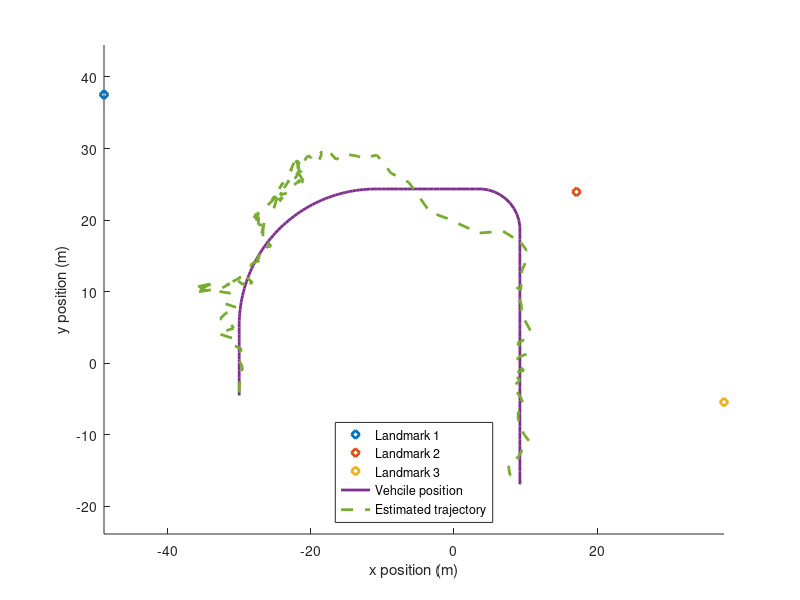
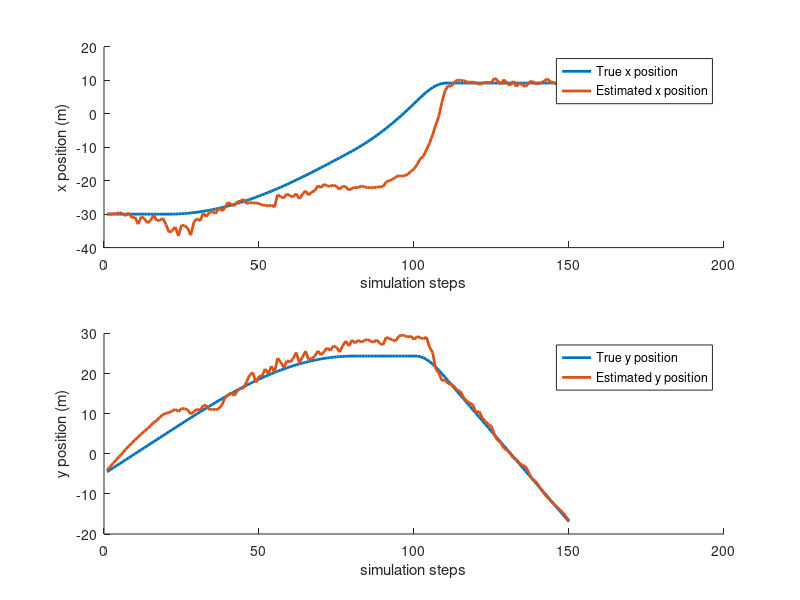
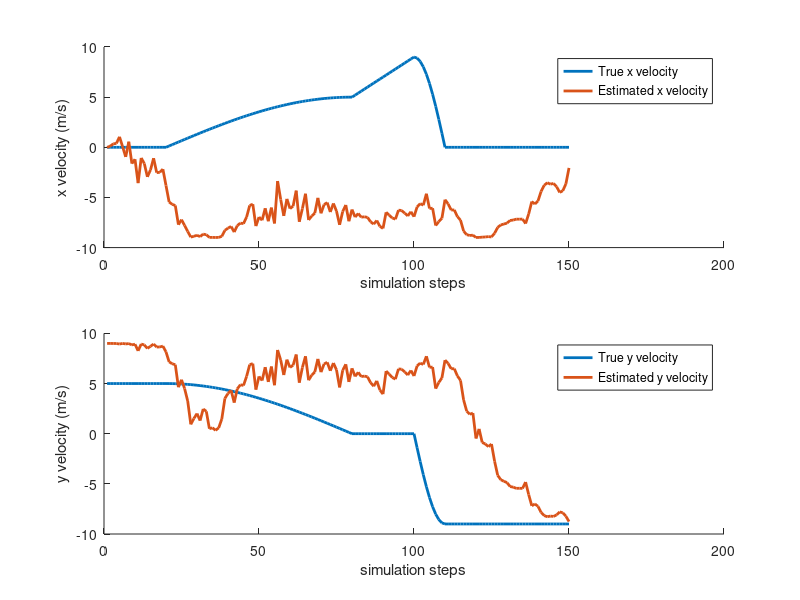

Write the MATLAB code that produced these figures, in order.
% 23TTP409 coursework 2: EKF localisation 
% Gabriel Wendel

clear all
close all
clc

%--------------------------------------------------------------------------
% simulation settings 

timeStep = 150; % total simulation steps
Ts=0.1; % sampling interval 


sig_bearing = 0.045; % standard deviation of bearing noise (rad) orignially 0.045
sig_odometry = 0.7; % standard deviation of odometry noise (m/s) originally 0.7
%--------------------------------------------------------------------------

% Landmark locations 

nLandmark = 3; % three landmarks are considered 

% define the default landmark map based on random points 
% inital map area: -50m to 50m on both x and y directions
landmarkMap = 100*rand(2,nLandmark)-50;

% re-define three landmarks in designated positions
landmarkMap(:,1) = [20*rand-60; 20*rand+20];
landmarkMap(:,2) = [20*rand+10; 20*rand+15];
landmarkMap(:,3) = [20*rand+20; 20*rand-25];

% plot the landmarks
figure(1)
hold on
axis equal 
xlabel('x position (m)')
ylabel('y position (m)')

for kk = 1:nLandmark 
    plot(landmarkMap(1,kk),landmarkMap(2,kk),'d','LineWidth',2);
    str = sprintf('The position of landmark No.%d is (%0.5g, %0.5g)', kk, landmarkMap(1,kk), landmarkMap(2,kk));
    disp(str);
end
%--------------------------------------------------------------------------

% Generate vehicle trajecotry 

% define the array that contains the vehicle trajectory

% generate vehicle trajecotry using the unicycle vehicle model 
xpos = -30; % x position 
ypos = -5; % y position
xvel = 0;
yvel = 5;
vel = 5; % vehicle speed
psi = atan2(yvel,xvel); % vehicle heading

xTrue = [];
for kk = 1:timeStep    
    % define heading angle at different time steps
    if kk<=20
        omg = 0; 
    elseif kk<=80
        omg = -pi/12;       
    elseif kk<=100
        omg = 0;
        vel = vel + 0.2;
    elseif kk<=110
        omg = -pi/2;
    else 
        omg = 0;
    end
    
    xpos = xpos + vel*cos(psi)*Ts;
    ypos = ypos + vel*sin(psi)*Ts;
    psi = psi + omg*Ts;
    
    newState = [xpos ypos vel*cos(psi) vel*sin(psi) vel omg]';
    
    xTrue = [xTrue newState]; % vehicle state trajectory
end

plot(xTrue(1,:),xTrue(2,:),'LineWidth',2);
legend('Landmark 1','Landmark 2','Landmark 3','Vehcile position', 'Location','south');
%--------------------------------------------------------------------------

% Generate sensor readings 

% define the 2-D array that stores the bearing readings w.r.t all landmarks
% and the velocity readings by the odometry
% at each time step zObv = [bearing1; bearing2; bearing3];
 
zObv = zeros(nLandmark,size(xTrue,2)); % bearing 

% generate sensor readings for each landmark
for kk = 1:nLandmark
    xLandmark = landmarkMap(1,kk); % landmark x position
    yLandmark = landmarkMap(2,kk); % landmark y position
    xDist = xLandmark-xTrue(1,:);
    yDist = yLandmark-xTrue(2,:);
    zObv(kk,:) = atan2(yDist,xDist) + sig_bearing*randn(1,timeStep);
end

%==========================================================================
% Evaluation
%==========================================================================

% Note: to make sure the evaluation process can be carried out smoothly, 
% please put landmark_localization_EKF_eval.p in your current folder 

% uncomment the following three lines of code to evaluate of your code using another dataset

% clear xTrue landmarkMap zObv
% close all
% 
% 
% [xTrue, landmarkMap, zObv] = landmark_localization_EKF_eval(1234); % input the last four digits of your student number

%=========== Write your code here to process the sensor readings ==========

% Initialize EKF parameters
xInit = [-30 -5 atan2(5,0)]'; % initial state
xhat = xInit; % Initial state estimate (position x, position y and heading angle)
P = eye(3); % initial covariance matrix

omega = 0; % yaw rate

% Process noise covariance (Q)
Q = diag([sig_odometry^2, sig_odometry^2, sig_odometry^2]); % process noise covariance

% Measurement noise covariance (R)
R = sig_bearing^2 * eye(nLandmark)*50;

% Initialize output variables
xhatOut = zeros(3, timeStep);

% EKF Algorithm
for k = 1:timeStep
    % Prediction Step
    % State prediction based on bicycle model 
    xhat(1) = xhat(1) + vel*cos(xhat(3))* Ts;
    xhat(2) = xhat(2) + vel*sin(xhat(3))*Ts;
    xhat(3) = xhat(3) + omega * Ts;
    
    
    % Update covariance prediction based on the motion model
    F = [1, 0, -vel*sin(xhat(3))*Ts;
         0, 1, vel*cos(xhat(3))*Ts;
         0, 0, 1]; % Jacobian of the motion model
    P_minus = F * P * F' + Q; % Covariance prediction
    
    % Update Step
    for kk = 1:nLandmark
        % Measurement model (h(x))
        dx = landmarkMap(1,kk) - xhat(1);
        dy = landmarkMap(2,kk) - xhat(2);
        range = sqrt(dx^2 + dy^2);
        H = [dy/range^2, -dx/range^2, 0]; % Jacobian of the measurement model per landmark
        %H = [dx/sqrt(dx^2 + dy^2) dy/sqrt(dx^2 + dy^2) 0 0;
        %    -dy/(dx^2 + dy^2), dx/(dx^2 + dy^2), 0, 0];
        
        % Predicted measurement
        zhat = atan2(dy, dx);
        
        % Measurement residual
        z = zObv(kk, k);
        z_res = z - zhat;
        
        % Ensure the residual is within -pi to pi
        if z_res > pi
            z_res = z_res - 2*pi;
        elseif z_res < -pi
            z_res = z_res + 2*pi;
        end
        
        % Kalman Gain
        K = P_minus * H' / (H * P_minus * H' + R(kk,kk));
        
        % Update state estimate and covariance
        xhat = xhat + K * z_res;
        P = (eye(3) - K * H) * P_minus;
    end
    
    % Store the estimated state at each time step
    xhatOut(:, k) = xhat;
end

% Plot estimated trajectory
figure(1)
plot(xhatOut(1,:), xhatOut(2,:), '--', 'LineWidth', 2);
legend('Landmark 1', 'Landmark 2', 'Landmark 3', 'Vehcile position', 'Estimated trajectory', 'Location', 'south');
xlabel('x position (m)');
ylabel('y position (m)');
axis equal;

xhatvel = vel*cos(xhatOut(3,:));
yhatvel = vel*sin(xhatOut(3,:));

%% postprocess of the results 
% uncomment to use the code to plot the results
% be aware of the variable names when using this code
% 
% posErr = xhatOut(1:2,:)-xTrue(1:2,:);
% posMSE = (sum(posErr(1,:).^2)+sum(posErr(2,:).^2))/size(posErr,2);

figure; title('Position estimation')
subplot(2,1,1);hold on;
plot(xTrue(1,:),'LineWidth',2);plot(xhatOut(1,:),'LineWidth',2);
legend('True x position','Estimated x position')
xlabel('simulation steps') 
ylabel('x position (m)') 

subplot(2,1,2);hold on;
plot(xTrue(2,:),'LineWidth',2);plot(xhatOut(2,:),'LineWidth',2);
legend('True y position','Estimated y position')
xlabel('simulation steps') 
ylabel('y position (m)') 


figure; title('Velocity estimation in x and y directions')
subplot(2,1,1);hold on;
plot(xTrue(3,:),'LineWidth',2);plot(xhatvel,'LineWidth',2);
legend('True x velocity','Estimated x velocity')
xlabel('simulation steps') 
ylabel('x velocity (m/s)') 

subplot(2,1,2);hold on;
plot(xTrue(4,:),'LineWidth',2);plot(yhatvel,'LineWidth',2);
legend('True y velocity','Estimated y velocity')
xlabel('simulation steps') 
ylabel('y velocity (m/s)') 
